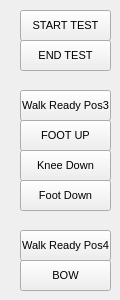
   <widget class="QWidget" name="ControlTest">
    <attribute name="title">
     <string>Demo</string>
    </attribute>
    <widget class="QPushButton" name="BTN_WALK_READY_POS_3">
     <property name="geometry">
      <rect>
       <x>20</x>
       <y>90</y>
       <width>91</width>
       <height>31</height>
      </rect>
     </property>
     <property name="font">
      <font>
       <pointsize>8</pointsize>
      </font>
     </property>
     <property name="text">
      <string>Walk Ready Pos3</string>
     </property>
    </widget>
    <widget class="QPushButton" name="BTN_Foot_up">
     <property name="geometry">
      <rect>
       <x>20</x>
       <y>120</y>
       <width>91</width>
       <height>31</height>
      </rect>
     </property>
     <property name="font">
      <font>
       <pointsize>8</pointsize>
      </font>
     </property>
     <property name="text">
      <string>FOOT UP</string>
     </property>
    </widget>
    <widget class="QPushButton" name="BTN_Knee_Down">
     <property name="geometry">
      <rect>
       <x>20</x>
       <y>150</y>
       <width>91</width>
       <height>31</height>
      </rect>
     </property>
     <property name="font">
      <font>
       <pointsize>8</pointsize>
      </font>
     </property>
     <property name="text">
      <string>Knee Down</string>
     </property>
    </widget>
    <widget class="QPushButton" name="BTN_Foot_Down">
     <property name="geometry">
      <rect>
       <x>20</x>
       <y>180</y>
       <width>91</width>
       <height>31</height>
      </rect>
     </property>
     <property name="font">
      <font>
       <pointsize>8</pointsize>
      </font>
     </property>
     <property name="text">
      <string>Foot Down</string>
     </property>
    </widget>
    <widget class="QPushButton" name="BTN_BOW">
     <property name="geometry">
      <rect>
       <x>20</x>
       <y>260</y>
       <width>91</width>
       <height>31</height>
      </rect>
     </property>
     <property name="font">
      <font>
       <pointsize>8</pointsize>
      </font>
     </property>
     <property name="text">
      <string>BOW</string>
     </property>
    </widget>
    <widget class="QPushButton" name="BTN_WALK_READY_POS_4">
     <property name="geometry">
      <rect>
       <x>20</x>
       <y>230</y>
       <width>91</width>
       <height>31</height>
      </rect>
     </property>
     <property name="font">
      <font>
       <pointsize>8</pointsize>
      </font>
     </property>
     <property name="text">
      <string>Walk Ready Pos4</string>
     </property>
    </widget>
    <widget class="QPushButton" name="BTN_WALK_READY_TEST">
     <property name="geometry">
      <rect>
       <x>20</x>
       <y>10</y>
       <width>91</width>
       <height>31</height>
      </rect>
     </property>
     <property name="font">
      <font>
       <pointsize>8</pointsize>
      </font>
     </property>
     <property name="text">
      <string>START TEST</string>
     </property>
    </widget>
    <widget class="QPushButton" name="BTN_WALK_READY_TEST_2">
     <property name="geometry">
      <rect>
       <x>20</x>
       <y>40</y>
       <width>91</width>
       <height>31</height>
      </rect>
     </property>
     <property name="font">
      <font>
       <pointsize>8</pointsize>
      </font>
     </property>
     <property name="text">
      <string>END TEST</string>
     </property>
    </widget>
   </widget>
